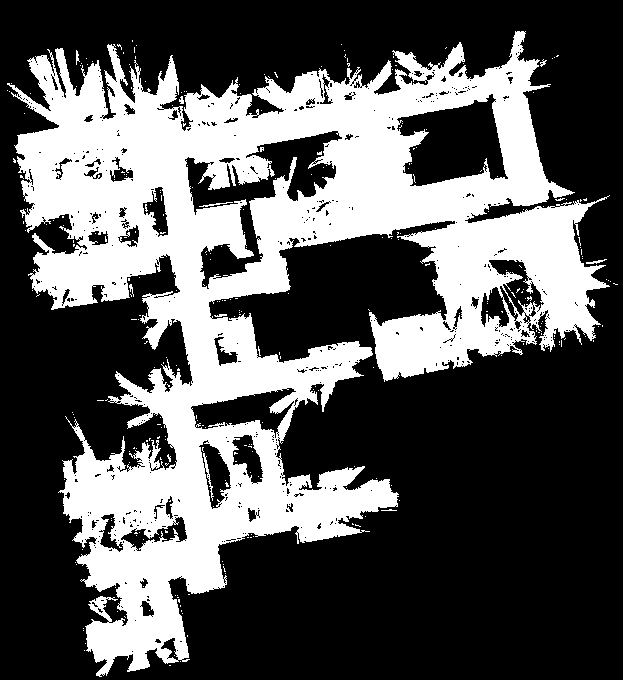
#> input picture occupancy_map.png, 623 x 680 px
$ python Astar.py
#> lines starting #> are read from the running program, lines starting #| are printed output that depends on the picture; after the words box and inside, x2 and y2 are one past the last pixel; in counts of white or black regions, pixels touching at a corner belong together; long printed decimals are rounded
#Author
#Rahul Kumar

import numpy as np
from math import sqrt
from queue import PriorityQueue
from PIL import Image, ImageDraw
import matplotlib.pyplot as plt
from matplotlib.animation import FuncAnimation, FFMpegWriter

#Function to calculating distance between two points
def dist(a,b):
    return sqrt((b[0]-a[0])*(b[0]-a[0])+(b[1]-a[1])*(b[1]-a[1]))

#Function to recover the path from source to goal
def recoverPath(s,g,prev):
    path = []
    path.append(g)
    v = prev[g] #prev contains the parent of each node
    while(v != s):
        v = prev[v]
        path.append(v)
    path.reverse()
    return path

#function to find the free neighbor around a vertex v
def neighbor(v,M):
    r,c = v
    #print(r,c,v)
    n = []
    h,w = len(M),len(M[0])
    for i in [-1,0,1]:
        for j in [-1,0,1]:
            if (i,j) == (0,0):
                continue
            elif (M[(r-i)][(c-j)] and 0<=r<=h and 0<=c<=w): #only free space neighbor are appended
                n.append((r-i,c-j))
    return n

#funciton to create the occupancy grid using image
def map(filename):
#> called with filename = 'occupancy_map.png'
    with Image.open(filename) as img: #opening the image file
#> img is the input picture: PIL image 623x680 L; 34.9% white; 292 white regions (284 under 20 px), largest, box (x1, y1, x2, y2) and area: (7, 31, 610, 677) 146713, (199, 202, 233, 207) 48, (586, 259, 607, 264) 43
#> `V = np.transpose(np.nonzero(M))`: V = 147689 pairs, first value 31 to 676, second value 7 to 617
        M = np.array(img.convert("1")) #creating an occupancy grid with array having free space as 1
    return M


def AStar(V,s,g,M):
    #creating dictionary
#> called with V = array of shape (147689, 2), s = (480, 85), g = (105, 510)
    CostTo = {} #store cost to reach vertex v from source
    EstTotalCost = {} #store cost to reach goal from source through vertex v
    prev = {} #stores the previous connected vertex on shortest path

    #Initializing the cost to reach goal as infinity from each vertex
    for v in V:
        CostTo[tuple(v)] = np.inf
        EstTotalCost[tuple(v)] = np.inf
#> this loop made 147689 passes
#> v on passes 1 to 3: [31, 515], [31, 517], [31, 518]
#> after the loop, CostTo = 147689 items; EstTotalCost = 147689 items

    CostTo[s] = 0 #setting cost to reach source as 0
    EstTotalCost[s] = dist(s,g) #dist will return distance/cost from s to g

    #creating a priority queue and initialize with cost from source to goal
    pq = PriorityQueue()
    pq.put((EstTotalCost[s],s))

    while(not pq.empty()): #until priority queue is not null, loop will continue
        v=pq.get()

        #checking if goal is reached
        if v[1]==g:
            return recoverPath(s,g,prev)

        #checking neighbor of vertex v
        N = neighbor(v[1],M)

        #traversing each neighbor to find the optimal edge
        for i in N:
            pvi = CostTo[v[1]] + dist(v[1],i) #cost to reach i through v

            if pvi < CostTo[i]: #if new path is better than previous one to i, then update
                prev[i] = v[1]
                CostTo[i] = pvi

                #if vertex i is present in priority queue with larger cost,
                #then replacing it with updated cost
                for vertex in list(pq.queue):
                    if(vertex[1] == i):
                        pq.queue.remove((EstTotalCost[i],i))
                EstTotalCost[i] = pvi + dist(i,g)
                pq.put((EstTotalCost[i],i))
#> this loop made 51760 passes
#> N on passes 21, 42: [(461, 106), (461, 105), (461, 104), (460, 106)], [(461, 107), (461, 106), (461, 105), (460, 107), (460, 105)]
#> after the loop, pq.queue = 930 items; prev = 52053 items
    return 0


if __name__ == "__main__":
    s = (480,85) #start point
    g = (105,510) #goal point

    M = map("occupancy_map.png") #reading the map

    V = np.transpose(np.nonzero(M)) #creating a list of vertices from free space of map
    #print(V)

    path = AStar(V,s,g,M)  #Astar is called
#> path = 564 pairs, first value 93 to 480, second value 85 to 510
    #print(path)

    #calculating total path length
    length = 0
    for i in range(len(path)-1):
        length += dist(path[i+1],path[i])
#> this loop made 563 passes
#> length on passes 1 to 3: 1, 2, 3
#> after the loop, length = 671.5

    print(f"Total path length: {length}")
#| Total path length: 671.517

    #Ploting the path
    plt.imshow(M, cmap="gray")
    plt.plot(s[1],s[0],'go',markersize=5)
    plt.plot(g[1],g[0],'go',markersize=5)
    plt.show(block=False)
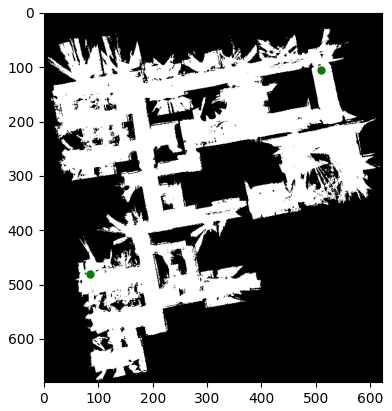
#> figure drawn by matplotlib, 1 panel
    for i in range(len(path)-1):
        r1,c1 = path[i]
        r2,c2 = path[i+1]
        plt.plot([c1,c2],[r1,r2],'-r')
        plt.pause(0.001)
#> this loop made 563 passes
#> (r1, r2) on passes 1 to 3: (480, 480), (480, 480), (480, 480)
#> pass 1, `plt.pause(0.001)`:
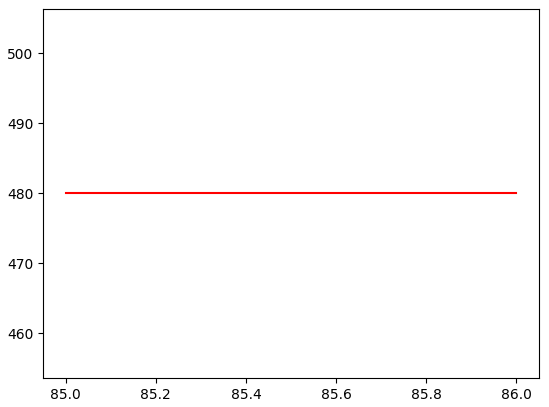
#> figure drawn by matplotlib, 1 panel

    plt.show()
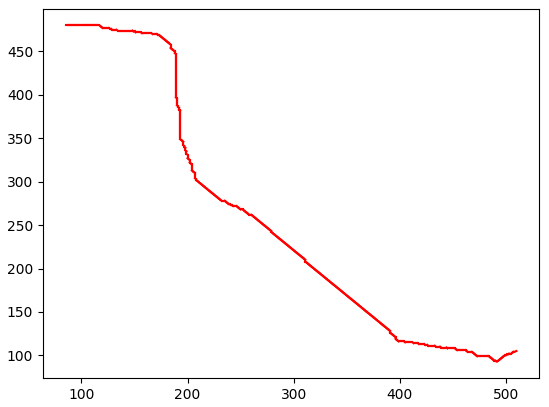
#> figure drawn by matplotlib, 1 panel
